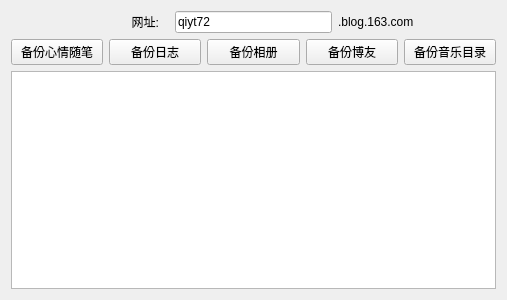
<?xml version="1.0" encoding="UTF-8"?>
<ui version="4.0">
 <class>Form</class>
 <widget class="QWidget" name="Form">
  <property name="geometry">
   <rect>
    <x>0</x>
    <y>0</y>
    <width>507</width>
    <height>300</height>
   </rect>
  </property>
  <property name="windowTitle">
   <string>网易博客备份工具</string>
  </property>
  <layout class="QVBoxLayout" name="verticalLayout">
   <item>
    <layout class="QHBoxLayout" name="horizontalLayout">
     <item>
      <widget class="QLabel" name="lb_url">
       <property name="text">
        <string>网址:   </string>
       </property>
       <property name="alignment">
        <set>Qt::AlignRight|Qt::AlignTrailing|Qt::AlignVCenter</set>
       </property>
      </widget>
     </item>
     <item>
      <widget class="QLineEdit" name="le_blog_name">
       <property name="sizePolicy">
        <sizepolicy hsizetype="Minimum" vsizetype="Fixed">
         <horstretch>0</horstretch>
         <verstretch>0</verstretch>
        </sizepolicy>
       </property>
       <property name="text">
        <string>qiyt72</string>
       </property>
      </widget>
     </item>
     <item>
      <widget class="QLabel" name="lb_host">
       <property name="text">
        <string>.blog.163.com</string>
       </property>
      </widget>
     </item>
    </layout>
   </item>
   <item>
    <layout class="QHBoxLayout" name="horizontalLayout_2">
     <item>
      <widget class="QPushButton" name="pb_backup_mood">
       <property name="text">
        <string>备份心情随笔</string>
       </property>
      </widget>
     </item>
     <item>
      <widget class="QPushButton" name="pb_backup_blog">
       <property name="text">
        <string>备份日志</string>
       </property>
      </widget>
     </item>
     <item>
      <widget class="QPushButton" name="pb_backup_album">
       <property name="text">
        <string>备份相册</string>
       </property>
      </widget>
     </item>
     <item>
      <widget class="QPushButton" name="pb_backup_friendlist">
       <property name="text">
        <string>备份博友</string>
       </property>
      </widget>
     </item>
     <item>
      <widget class="QPushButton" name="pb_backup_musiclist">
       <property name="text">
        <string>备份音乐目录</string>
       </property>
      </widget>
     </item>
    </layout>
   </item>
   <item>
    <widget class="QTextBrowser" name="tb_result"/>
   </item>
  </layout>
 </widget>
 <resources/>
 <connections/>
</ui>
